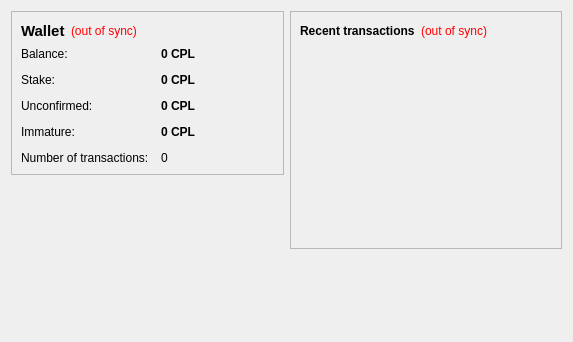
<?xml version="1.0" encoding="UTF-8"?>
<ui version="4.0">
 <class>OverviewPage</class>
 <widget class="QWidget" name="OverviewPage">
  <property name="geometry">
   <rect>
    <x>0</x>
    <y>0</y>
    <width>573</width>
    <height>342</height>
   </rect>
  </property>
  <property name="windowTitle">
   <string>Form</string>
  </property>
  <layout class="QHBoxLayout" name="horizontalLayout" stretch="1,1">
   <item>
    <layout class="QVBoxLayout" name="verticalLayout_2">
     <item>
      <widget class="QFrame" name="frame">
       <property name="frameShape">
        <enum>QFrame::StyledPanel</enum>
       </property>
       <property name="frameShadow">
        <enum>QFrame::Raised</enum>
       </property>
       <layout class="QVBoxLayout" name="verticalLayout_4">
        <item>
         <layout class="QHBoxLayout" name="horizontalLayout_4">
          <item>
           <widget class="QLabel" name="label_5">
            <property name="font">
             <font>
              <pointsize>11</pointsize>
              <weight>75</weight>
              <bold>true</bold>
             </font>
            </property>
            <property name="text">
             <string>Wallet</string>
            </property>
           </widget>
          </item>
          <item>
           <widget class="QLabel" name="labelWalletStatus">
            <property name="toolTip">
             <string>The displayed information may be out of date. Your wallet automatically synchronizes with the CapitalistCoin network after a connection is established, but this process has not completed yet.</string>
            </property>
            <property name="styleSheet">
             <string notr="true">QLabel { color: red; }</string>
            </property>
            <property name="text">
             <string notr="true">(out of sync)</string>
            </property>
            <property name="alignment">
             <set>Qt::AlignLeading|Qt::AlignLeft|Qt::AlignVCenter</set>
            </property>
           </widget>
          </item>
          <item>
           <spacer name="horizontalSpacer_2">
            <property name="orientation">
             <enum>Qt::Horizontal</enum>
            </property>
            <property name="sizeHint" stdset="0">
             <size>
              <width>40</width>
              <height>20</height>
             </size>
            </property>
           </spacer>
          </item>
         </layout>
        </item>
        <item>
         <layout class="QFormLayout" name="formLayout_2">
          <property name="fieldGrowthPolicy">
           <enum>QFormLayout::AllNonFixedFieldsGrow</enum>
          </property>
          <property name="horizontalSpacing">
           <number>12</number>
          </property>
          <property name="verticalSpacing">
           <number>12</number>
          </property>
          <item row="0" column="0">
           <widget class="QLabel" name="label">
            <property name="text">
             <string>Balance:</string>
            </property>
           </widget>
          </item>
          <item row="0" column="1">
           <widget class="QLabel" name="labelBalance">
            <property name="font">
             <font>
              <weight>75</weight>
              <bold>true</bold>
             </font>
            </property>
            <property name="cursor">
             <cursorShape>IBeamCursor</cursorShape>
            </property>
            <property name="toolTip">
             <string>Your current balance</string>
            </property>
            <property name="text">
             <string notr="true">0 CPL</string>
            </property>
            <property name="textInteractionFlags">
             <set>Qt::LinksAccessibleByMouse|Qt::TextSelectableByKeyboard|Qt::TextSelectableByMouse</set>
            </property>
           </widget>
          </item>
          <item row="1" column="0">
           <widget class="QLabel" name="label_6">
            <property name="text">
             <string>Stake:</string>
            </property>
           </widget>
          </item>
          <item row="1" column="1">
           <widget class="QLabel" name="labelStake">
            <property name="font">
             <font>
              <weight>75</weight>
              <bold>true</bold>
             </font>
            </property>
            <property name="cursor">
             <cursorShape>IBeamCursor</cursorShape>
            </property>
            <property name="toolTip">
             <string>Total of coins that was staked, and do not yet count toward the current balance</string>
            </property>
            <property name="text">
             <string notr="true">0 CPL</string>
            </property>
            <property name="textInteractionFlags">
             <set>Qt::LinksAccessibleByMouse|Qt::TextSelectableByKeyboard|Qt::TextSelectableByMouse</set>
            </property>
           </widget>
          </item>
          <item row="2" column="0">
           <widget class="QLabel" name="label_3">
            <property name="text">
             <string>Unconfirmed:</string>
            </property>
           </widget>
          </item>
          <item row="2" column="1">
           <widget class="QLabel" name="labelUnconfirmed">
            <property name="font">
             <font>
              <weight>75</weight>
              <bold>true</bold>
             </font>
            </property>
            <property name="cursor">
             <cursorShape>IBeamCursor</cursorShape>
            </property>
            <property name="toolTip">
             <string>Total of transactions that have yet to be confirmed, and do not yet count toward the current balance</string>
            </property>
            <property name="text">
             <string notr="true">0 CPL</string>
            </property>
            <property name="textInteractionFlags">
             <set>Qt::LinksAccessibleByMouse|Qt::TextSelectableByKeyboard|Qt::TextSelectableByMouse</set>
            </property>
           </widget>
          </item>
          <item row="3" column="0">
           <widget class="QLabel" name="labelImmatureText">
            <property name="text">
             <string>Immature:</string>
            </property>
           </widget>
          </item>
          <item row="3" column="1">
           <widget class="QLabel" name="labelImmature">
            <property name="font">
             <font>
              <weight>75</weight>
              <bold>true</bold>
             </font>
            </property>
            <property name="toolTip">
             <string>Mined balance that has not yet matured</string>
            </property>
            <property name="text">
             <string notr="true">0 CPL</string>
            </property>
            <property name="textInteractionFlags">
             <set>Qt::LinksAccessibleByMouse|Qt::TextSelectableByKeyboard|Qt::TextSelectableByMouse</set>
            </property>
           </widget>
          </item>
          <item row="4" column="0">
           <widget class="QLabel" name="label_2">
            <property name="text">
             <string>Number of transactions:</string>
            </property>
           </widget>
          </item>
          <item row="4" column="1">
           <widget class="QLabel" name="labelNumTransactions">
            <property name="toolTip">
             <string>Total number of transactions in wallet</string>
            </property>
            <property name="text">
             <string notr="true">0</string>
            </property>
           </widget>
          </item>
         </layout>
        </item>
       </layout>
      </widget>
     </item>
     <item>
      <spacer name="verticalSpacer">
       <property name="orientation">
        <enum>Qt::Vertical</enum>
       </property>
       <property name="sizeHint" stdset="0">
        <size>
         <width>20</width>
         <height>40</height>
        </size>
       </property>
      </spacer>
     </item>
     <item>
      <widget class="QLabel" name="label_6">
       <property name="text">
        <string/>
       </property>
       <property name="pixmap">
        <pixmap resource="../bitcoin.qrc">:/images/backg</pixmap>
       </property>
       <property name="scaledContents">
        <bool>false</bool>
       </property>
       <property name="alignment">
        <set>Qt::AlignCenter</set>
       </property>
       <property name="margin">
        <number>-2</number>
       </property>
      </widget>
     </item>
    </layout>
   </item>
   <item>
    <layout class="QVBoxLayout" name="verticalLayout_3">
     <item>
      <widget class="QFrame" name="frame_2">
       <property name="frameShape">
        <enum>QFrame::StyledPanel</enum>
       </property>
       <property name="frameShadow">
        <enum>QFrame::Raised</enum>
       </property>
       <layout class="QVBoxLayout" name="verticalLayout">
        <item>
         <layout class="QHBoxLayout" name="horizontalLayout_2">
          <item>
           <widget class="QLabel" name="label_4">
            <property name="text">
             <string>&lt;b&gt;Recent transactions&lt;/b&gt;</string>
            </property>
           </widget>
          </item>
          <item>
           <widget class="QLabel" name="labelTransactionsStatus">
            <property name="toolTip">
             <string>The displayed information may be out of date. Your wallet automatically synchronizes with the CapitalistCoin network after a connection is established, but this process has not completed yet.</string>
            </property>
            <property name="styleSheet">
             <string notr="true">QLabel { color: red; }</string>
            </property>
            <property name="text">
             <string notr="true">(out of sync)</string>
            </property>
            <property name="alignment">
             <set>Qt::AlignRight|Qt::AlignTrailing|Qt::AlignVCenter</set>
            </property>
           </widget>
          </item>
          <item>
           <spacer name="horizontalSpacer">
            <property name="orientation">
             <enum>Qt::Horizontal</enum>
            </property>
            <property name="sizeHint" stdset="0">
             <size>
              <width>40</width>
              <height>20</height>
             </size>
            </property>
           </spacer>
          </item>
         </layout>
        </item>
        <item>
         <widget class="QListView" name="listTransactions">
          <property name="styleSheet">
           <string notr="true">QListView { background: transparent; }</string>
          </property>
          <property name="frameShape">
           <enum>QFrame::NoFrame</enum>
          </property>
          <property name="verticalScrollBarPolicy">
           <enum>Qt::ScrollBarAlwaysOff</enum>
          </property>
          <property name="horizontalScrollBarPolicy">
           <enum>Qt::ScrollBarAlwaysOff</enum>
          </property>
          <property name="selectionMode">
           <enum>QAbstractItemView::NoSelection</enum>
          </property>
         </widget>
        </item>
       </layout>
      </widget>
     </item>
     <item>
      <spacer name="verticalSpacer_2">
       <property name="orientation">
        <enum>Qt::Vertical</enum>
       </property>
       <property name="sizeHint" stdset="0">
        <size>
         <width>20</width>
         <height>40</height>
        </size>
       </property>
      </spacer>
     </item>
    </layout>
   </item>
  </layout>
 </widget>
 <resources/>
 <connections/>
</ui>
